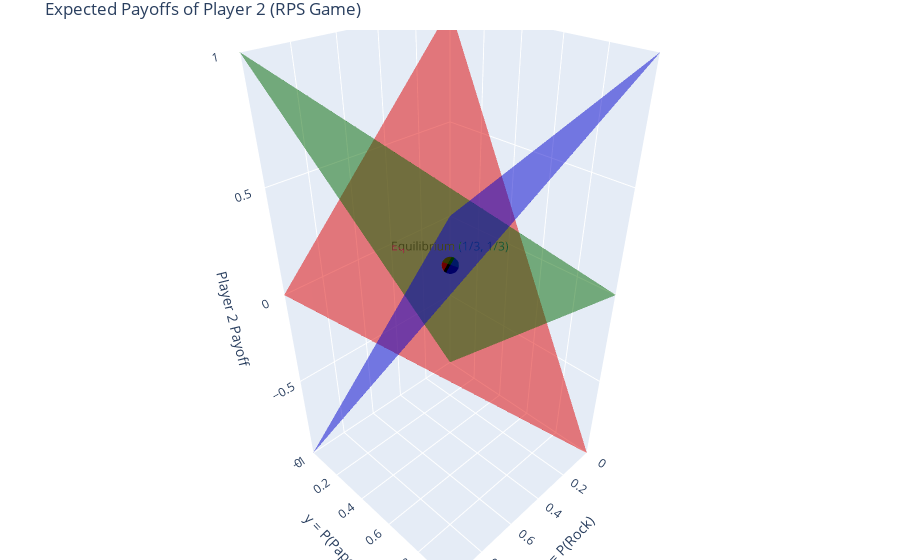

Notebook code cell kept with this figure:
### Code cell
import numpy as np
import plotly.graph_objects as go

# 1. Create mesh
x_vals = np.linspace(0, 1, 100)
y_vals = np.linspace(0, 1, 100)
X, Y = np.meshgrid(x_vals, y_vals)
mask = (X + Y <= 1)
X_valid = X[mask]
Y_valid = Y[mask]

# 2. Player 2 expected payoffs
Z1 = 1 - X_valid - 2 * Y_valid
Z2 = 2 * X_valid + Y_valid - 1
Z3 = -X_valid + Y_valid

# 3. Create 3D plot
fig = go.Figure()

fig.add_trace(go.Mesh3d(
    x=X_valid, y=Y_valid, z=Z1,
    opacity=0.5, color='red', name='J2: Rock'
))

fig.add_trace(go.Mesh3d(
    x=X_valid, y=Y_valid, z=Z2,
    opacity=0.5, color='green', name='J2: Paper'
))

fig.add_trace(go.Mesh3d(
    x=X_valid, y=Y_valid, z=Z3,
    opacity=0.5, color='blue', name='J2: Scissors'
))

# 4. Highlight the equilibrium point (x = y = 1/3)
x_eq = 1/3
y_eq = 1/3
z_eq = 1 - x_eq - 2*y_eq  # All 3 should be equal, pick Z1 for example

fig.add_trace(go.Scatter3d(
    x=[x_eq], y=[y_eq], z=[z_eq],
    mode='markers+text',
    marker=dict(size=6, color='black'),
    text=["Equilibrium (1/3, 1/3)"],
    textposition="top center",
    name="Equilibrium"
))

# 5. Layout
fig.update_layout(
    title="Expected Payoffs of Player 2 (RPS Game)",
    scene=dict(
        xaxis_title="x = P(Rock)",
        yaxis_title="y = P(Paper)",
        zaxis_title="Player 2 Payoff",
        xaxis=dict(range=[0,1]),
        yaxis=dict(range=[0,1]),
        zaxis=dict(range=[-1, 1]),
    ),
    margin=dict(l=0, r=0, b=0, t=30)
)

# Show and/or export
fig.show()
fig.write_html("payoff_3d_with_equilibrium.html")
print("HTML file with equilibrium saved as 'payoff_3d_with_equilibrium.html'")

### Figure 1 — Plotly figure (JSON) as saved in the notebook; plotly's stock layout.template omitted (floating-point values rounded to 4 significant figures; data arrays with more than 128 entries replaced by an {"elided": "..."} marker saying what was removed)
{"data": [{"color": "red", "name": "J2: Rock", "opacity": 0.5, "type": "mesh3d", "x": {"elided": "5044 float values"}, "y": {"elided": "5044 float values"}, "z": {"elided": "5044 float values"}}, {"color": "green", "name": "J2: Paper", "opacity": 0.5, "type": "mesh3d", "x": {"elided": "5044 float values"}, "y": {"elided": "5044 float values"}, "z": {"elided": "5044 float values"}}, {"color": "blue", "name": "J2: Scissors", "opacity": 0.5, "type": "mesh3d", "x": {"elided": "5044 float values"}, "y": {"elided": "5044 float values"}, "z": {"elided": "5044 float values"}}, {"marker": {"color": "black", "size": 6}, "mode": "markers+text", "name": "Equilibrium", "text": ["Equilibrium (1/3, 1/3)"], "textposition": "top center", "type": "scatter3d", "x": [0.3333], "y": [0.3333], "z": [1.11e-16]}], "layout": {"margin": {"b": 0, "l": 0, "r": 0, "t": 30}, "scene": {"xaxis": {"range": [0, 1], "title": {"text": "x = P(Rock)"}}, "yaxis": {"range": [0, 1], "title": {"text": "y = P(Paper)"}}, "zaxis": {"range": [-1, 1], "title": {"text": "Player 2 Payoff"}}}, "title": {"text": "Expected Payoffs of Player 2 (RPS Game)"}}}
